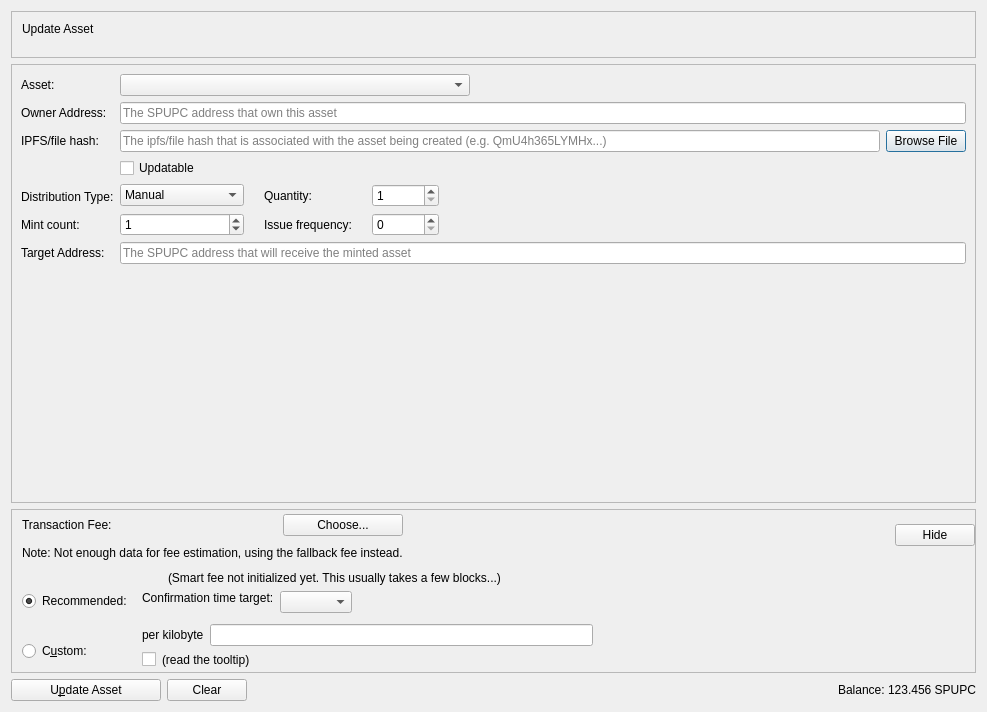
<?xml version="1.0" encoding="UTF-8"?>
<ui version="4.0">
 <class>UpdateAssetsDialog</class>
 <widget class="QDialog" name="UpdateAssetsDialog">
  <property name="windowModality">
   <enum>Qt::NonModal</enum>
  </property>
  <property name="geometry">
   <rect>
    <x>0</x>
    <y>0</y>
    <width>987</width>
    <height>712</height>
   </rect>
  </property>
  <property name="sizePolicy">
   <sizepolicy hsizetype="Preferred" vsizetype="Preferred">
    <horstretch>0</horstretch>
    <verstretch>0</verstretch>
   </sizepolicy>
  </property>
  <property name="windowTitle">
   <string notr="true">Update Asset  Form</string>
  </property>
  <property name="sizeGripEnabled">
   <bool>false</bool>
  </property>
  <property name="modal">
   <bool>false</bool>
  </property>
  <layout class="QVBoxLayout" name="verticalLayout" stretch="0,1,0,0">
   <item>
    <widget class="QFrame" name="frameCoinControl">
     <property name="sizePolicy">
      <sizepolicy hsizetype="Expanding" vsizetype="Expanding">
       <horstretch>0</horstretch>
       <verstretch>0</verstretch>
      </sizepolicy>
     </property>
     <property name="maximumSize">
      <size>
       <width>16777215</width>
       <height>16777215</height>
      </size>
     </property>
     <property name="frameShape">
      <enum>QFrame::StyledPanel</enum>
     </property>
     <property name="frameShadow">
      <enum>QFrame::Sunken</enum>
     </property>
     <layout class="QVBoxLayout" name="verticalLayoutCoinControl2">
      <property name="spacing">
       <number>0</number>
      </property>
      <property name="leftMargin">
       <number>0</number>
      </property>
      <property name="topMargin">
       <number>0</number>
      </property>
      <property name="rightMargin">
       <number>0</number>
      </property>
      <property name="bottomMargin">
       <number>6</number>
      </property>
      <item>
       <layout class="QVBoxLayout" name="verticalLayoutCoinControl" stretch="0">
        <property name="spacing">
         <number>0</number>
        </property>
        <property name="leftMargin">
         <number>10</number>
        </property>
        <property name="topMargin">
         <number>10</number>
        </property>
        <item>
         <layout class="QHBoxLayout" name="horizontalLayoutCoinControl1">
          <property name="bottomMargin">
           <number>15</number>
          </property>
          <item>
           <widget class="QLabel" name="updateAssetLabel">
            <property name="sizePolicy">
             <sizepolicy hsizetype="Preferred" vsizetype="Maximum">
              <horstretch>0</horstretch>
              <verstretch>0</verstretch>
             </sizepolicy>
            </property>
            <property name="text">
             <string>Update Asset</string>
            </property>
           </widget>
          </item>
         </layout>
        </item>
       </layout>
      </item>
     </layout>
    </widget>
   </item>
   <item>
    <widget class="QScrollArea" name="scrollArea">
     <property name="widgetResizable">
      <bool>true</bool>
     </property>
     <widget class="QWidget" name="scrollAreaWidgetContents">
      <property name="geometry">
       <rect>
        <x>0</x>
        <y>0</y>
        <width>967</width>
        <height>357</height>
       </rect>
      </property>
      <layout class="QVBoxLayout" name="verticalLayout_7" stretch="0,1">
       <property name="leftMargin">
        <number>0</number>
       </property>
       <property name="topMargin">
        <number>0</number>
       </property>
       <property name="rightMargin">
        <number>0</number>
       </property>
       <property name="bottomMargin">
        <number>0</number>
       </property>
       <item>
        <widget class="QFrame" name="frameAssetData">
         <property name="enabled">
          <bool>true</bool>
         </property>
         <property name="sizePolicy">
          <sizepolicy hsizetype="Expanding" vsizetype="Expanding">
           <horstretch>0</horstretch>
           <verstretch>0</verstretch>
          </sizepolicy>
         </property>
         <property name="frameShape">
          <enum>QFrame::NoFrame</enum>
         </property>
         <layout class="QGridLayout" name="gridLayout_2">
          <item row="6" column="0">
           <widget class="QLabel" name="ipfsLabel">
            <property name="toolTip">
             <string>&lt;html&gt;&lt;head/&gt;&lt;body&gt;&lt;p&gt;[Optional] The ipfs/file hash that contains information about the asset&lt;/p&gt;&lt;/body&gt;&lt;/html&gt;</string>
            </property>
            <property name="text">
             <string>IPFS/file hash:</string>
            </property>
           </widget>
          </item>
          <item row="6" column="3">
           <layout class="QHBoxLayout" name="horizontalLayout_6">
            <item>
             <widget class="QValidatedLineEdit" name="ipfsText">
              <property name="toolTip">
               <string>&lt;html&gt;&lt;head/&gt;&lt;body&gt;&lt;p&gt;[Optional] The ipfs/file hash that contains information about the asset&lt;/p&gt;&lt;/body&gt;&lt;/html&gt;</string>
              </property>
              <property name="maxLength">
               <number>128</number>
              </property>
              <property name="placeholderText">
               <string>The ipfs/file hash that is associated with the asset being created (e.g. QmU4h365LYMHx...)</string>
              </property>
             </widget>
            </item>
            <item>
             <widget class="QPushButton" name="openIpfsButton">
              <property name="text">
               <string>Browse File</string>
              </property>
             </widget>
            </item>
           </layout>
          </item>
          <item row="3" column="0">
           <widget class="QLabel" name="addressLabel">
            <property name="toolTip">
             <string>&lt;html&gt;&lt;head/&gt;&lt;body&gt;&lt;p&gt;SPUPC address that will own this asset&lt;/p&gt;&lt;/body&gt;&lt;/html&gt;</string>
            </property>
            <property name="text">
             <string>Owner Address:</string>
            </property>
           </widget>
          </item>
          <item row="14" column="3">
           <layout class="QHBoxLayout" name="horizontalLayout_13">
            <item>
             <widget class="QValidatedLineEdit" name="targetaddressText">
              <property name="toolTip">
               <string>&lt;html&gt;&lt;head/&gt;&lt;body&gt;&lt;p&gt;The SPUPC address that will receive the minted asset&lt;/p&gt;&lt;/body&gt;&lt;/html&gt;</string>
              </property>
              <property name="placeholderText">
               <string>The SPUPC address that will receive the minted asset</string>
              </property>
             </widget>
            </item>
           </layout>
          </item>
          <item row="14" column="0">
           <widget class="QLabel" name="targetLabel">
            <property name="toolTip">
             <string>&lt;html&gt;&lt;head/&gt;&lt;body&gt;&lt;p&gt;The SPUPC address that will receive the minted asset&lt;/p&gt;&lt;/body&gt;&lt;/html&gt;</string>
            </property>
            <property name="text">
             <string>Target Address:</string>
            </property>
           </widget>
          </item>
          <item row="10" column="0">
           <layout class="QGridLayout" name="gridLayout_3">
            <item row="3" column="0">
             <widget class="QLabel" name="mintLabel">
              <property name="text">
               <string>Mint count:</string>
              </property>
             </widget>
            </item>
            <item row="1" column="0">
             <layout class="QHBoxLayout" name="horizontalLayout_2">
              <item>
               <widget class="QLabel" name="label">
                <property name="text">
                 <string/>
                </property>
               </widget>
              </item>
             </layout>
            </item>
            <item row="2" column="0">
             <widget class="QLabel" name="typeLabel">
              <property name="text">
               <string>Distribution Type:</string>
              </property>
              <property name="margin">
               <number>0</number>
              </property>
             </widget>
            </item>
           </layout>
          </item>
          <item row="2" column="0">
           <widget class="QLabel" name="assetNameLabel">
            <property name="text">
             <string>Asset:</string>
            </property>
           </widget>
          </item>
          <item row="10" column="3">
           <layout class="QGridLayout" name="gridLayout">
            <property name="rightMargin">
             <number>0</number>
            </property>
            <property name="horizontalSpacing">
             <number>20</number>
            </property>
            <item row="1" column="1">
             <widget class="QLabel" name="quantityLabel">
              <property name="text">
               <string>Quantity:</string>
              </property>
             </widget>
            </item>
            <item row="2" column="1">
             <widget class="QLabel" name="IssueFrequencyLabel">
              <property name="text">
               <string>Issue frequency:</string>
              </property>
             </widget>
            </item>
            <item row="2" column="2">
             <widget class="QSpinBox" name="IssueFrequencyBox">
              <property name="toolTip">
               <string>&lt;html&gt;&lt;head/&gt;&lt;body&gt;&lt;p&gt;The frequency that this asset will be minted&lt;/p&gt;&lt;/body&gt;&lt;/html&gt;</string>
              </property>
             </widget>
            </item>
            <item row="1" column="3">
             <spacer name="horizontalSpacer_2">
              <property name="orientation">
               <enum>Qt::Horizontal</enum>
              </property>
              <property name="sizeHint" stdset="0">
               <size>
                <width>40</width>
                <height>20</height>
               </size>
              </property>
             </spacer>
            </item>
            <item row="2" column="0">
             <widget class="QSpinBox" name="maxmintSpinBox">
              <property name="minimumSize">
               <size>
                <width>124</width>
                <height>0</height>
               </size>
              </property>
              <property name="toolTip">
               <string>&lt;html&gt;&lt;head/&gt;&lt;body&gt;&lt;p&gt;Number of times this asset can be minted&lt;/p&gt;&lt;/body&gt;&lt;/html&gt;</string>
              </property>
              <property name="maximum">
               <number>65535</number>
              </property>
              <property name="value">
               <number>1</number>
              </property>
             </widget>
            </item>
            <item row="1" column="0">
             <widget class="QComboBox" name="distributionBox">
              <item>
               <property name="text">
                <string>Manual</string>
               </property>
              </item>
              <item>
               <property name="text">
                <string>Coinbase</string>
               </property>
              </item>
              <item>
               <property name="text">
                <string>schedule</string>
               </property>
              </item>
              <item>
               <property name="text">
                <string>Addresss</string>
               </property>
              </item>
             </widget>
            </item>
            <item row="1" column="2">
             <widget class="QDoubleSpinBox" name="quantitySpinBox">
              <property name="toolTip">
               <string>The number of assets that will be created</string>
              </property>
              <property name="decimals">
               <number>0</number>
              </property>
              <property name="minimum">
               <double>1.000000000000000</double>
              </property>
              <property name="maximum">
               <double>21000000000.000000000000000</double>
              </property>
              <property name="value">
               <double>1.000000000000000</double>
              </property>
             </widget>
            </item>
            <item row="0" column="0">
             <widget class="QCheckBox" name="updatableBox">
              <property name="toolTip">
               <string>&lt;html&gt;&lt;head/&gt;&lt;body&gt;&lt;p&gt;If the owner of this asset will be able to update the asset in the future&lt;/p&gt;&lt;/body&gt;&lt;/html&gt;</string>
              </property>
              <property name="text">
               <string>Updatable</string>
              </property>
             </widget>
            </item>
           </layout>
          </item>
          <item row="3" column="3">
           <layout class="QHBoxLayout" name="horizontalLayout_10">
            <item>
             <widget class="QValidatedLineEdit" name="owneraddressText">
              <property name="toolTip">
               <string>&lt;html&gt;&lt;head/&gt;&lt;body&gt;&lt;p&gt;SPUPC address that will own this asset&lt;/p&gt;&lt;/body&gt;&lt;/html&gt;</string>
              </property>
              <property name="text">
               <string/>
              </property>
              <property name="placeholderText">
               <string>The SPUPC address that own this asset</string>
              </property>
             </widget>
            </item>
           </layout>
          </item>
          <item row="2" column="3">
           <layout class="QHBoxLayout" name="horizontalLayout">
            <item>
             <widget class="QComboBox" name="assetList">
              <property name="minimumSize">
               <size>
                <width>350</width>
                <height>0</height>
               </size>
              </property>
             </widget>
            </item>
            <item>
             <spacer name="horizontalSpacer">
              <property name="orientation">
               <enum>Qt::Horizontal</enum>
              </property>
              <property name="sizeHint" stdset="0">
               <size>
                <width>40</width>
                <height>20</height>
               </size>
              </property>
             </spacer>
            </item>
           </layout>
          </item>
         </layout>
        </widget>
       </item>
       <item>
        <spacer name="verticalSpacer">
         <property name="orientation">
          <enum>Qt::Vertical</enum>
         </property>
         <property name="sizeHint" stdset="0">
          <size>
           <width>338</width>
           <height>40</height>
          </size>
         </property>
        </spacer>
       </item>
      </layout>
     </widget>
    </widget>
   </item>
   <item>
    <widget class="QFrame" name="frameFee">
     <property name="sizePolicy">
      <sizepolicy hsizetype="Preferred" vsizetype="Fixed">
       <horstretch>0</horstretch>
       <verstretch>0</verstretch>
      </sizepolicy>
     </property>
     <property name="frameShape">
      <enum>QFrame::StyledPanel</enum>
     </property>
     <property name="frameShadow">
      <enum>QFrame::Raised</enum>
     </property>
     <layout class="QVBoxLayout" name="verticalLayout_3">
      <property name="spacing">
       <number>0</number>
      </property>
      <property name="leftMargin">
       <number>0</number>
      </property>
      <property name="topMargin">
       <number>0</number>
      </property>
      <property name="rightMargin">
       <number>0</number>
      </property>
      <property name="bottomMargin">
       <number>0</number>
      </property>
      <item>
       <layout class="QVBoxLayout" name="verticalLayoutFee2" stretch="0,0,0">
        <property name="spacing">
         <number>0</number>
        </property>
        <property name="leftMargin">
         <number>10</number>
        </property>
        <property name="topMargin">
         <number>0</number>
        </property>
        <item>
         <layout class="QHBoxLayout" name="horizontalLayoutFee1">
          <property name="bottomMargin">
           <number>0</number>
          </property>
          <item>
           <layout class="QVBoxLayout" name="verticalLayout_8">
            <item>
             <layout class="QVBoxLayout" name="verticalLayoutFee7">
              <property name="spacing">
               <number>0</number>
              </property>
              <item>
               <spacer name="verticalSpacerSmartFee">
                <property name="orientation">
                 <enum>Qt::Vertical</enum>
                </property>
                <property name="sizeType">
                 <enum>QSizePolicy::Fixed</enum>
                </property>
                <property name="sizeHint" stdset="0">
                 <size>
                  <width>1</width>
                  <height>4</height>
                 </size>
                </property>
               </spacer>
              </item>
              <item>
               <layout class="QHBoxLayout" name="horizontalLayoutSmartFee">
                <property name="spacing">
                 <number>10</number>
                </property>
                <item>
                 <widget class="QLabel" name="labelFeeHeadline">
                  <property name="text">
                   <string>Transaction Fee:</string>
                  </property>
                 </widget>
                </item>
                <item>
                 <widget class="QLabel" name="labelFeeMinimized">
                  <property name="text">
                   <string/>
                  </property>
                 </widget>
                </item>
                <item>
                 <widget class="QPushButton" name="buttonChooseFee">
                  <property name="text">
                   <string>Choose...</string>
                  </property>
                 </widget>
                </item>
               </layout>
              </item>
              <item>
               <spacer name="verticalSpacer_5">
                <property name="orientation">
                 <enum>Qt::Vertical</enum>
                </property>
                <property name="sizeHint" stdset="0">
                 <size>
                  <width>1</width>
                  <height>10</height>
                 </size>
                </property>
               </spacer>
              </item>
             </layout>
            </item>
            <item>
             <widget class="QLabel" name="fallbackFeeWarningLabel">
              <property name="font">
               <font>
                <bold>false</bold>
               </font>
              </property>
              <property name="toolTip">
               <string>Using the fallbackfee can result in sending a transaction that will take several hours or days (or never) to confirm. Consider choosing your fee manually or wait until you have validated the complete chain.</string>
              </property>
              <property name="text">
               <string>Note: Not enough data for fee estimation, using the fallback fee instead.</string>
              </property>
              <property name="wordWrap">
               <bool>false</bool>
              </property>
             </widget>
            </item>
            <item>
             <spacer name="verticalSpacer_7">
              <property name="orientation">
               <enum>Qt::Vertical</enum>
              </property>
              <property name="sizeHint" stdset="0">
               <size>
                <width>1</width>
                <height>1</height>
               </size>
              </property>
             </spacer>
            </item>
           </layout>
          </item>
          <item>
           <spacer name="horizontalSpacer_5">
            <property name="orientation">
             <enum>Qt::Horizontal</enum>
            </property>
            <property name="sizeHint" stdset="0">
             <size>
              <width>40</width>
              <height>20</height>
             </size>
            </property>
           </spacer>
          </item>
          <item>
           <widget class="QPushButton" name="buttonMinimizeFee">
            <property name="toolTip">
             <string>collapse fee-settings</string>
            </property>
            <property name="text">
             <string>Hide</string>
            </property>
           </widget>
          </item>
         </layout>
        </item>
        <item>
         <widget class="QFrame" name="frameFeeSelection">
          <layout class="QVBoxLayout" name="verticalLayoutFee12">
           <property name="spacing">
            <number>0</number>
           </property>
           <property name="leftMargin">
            <number>0</number>
           </property>
           <property name="topMargin">
            <number>0</number>
           </property>
           <property name="rightMargin">
            <number>0</number>
           </property>
           <property name="bottomMargin">
            <number>0</number>
           </property>
           <item>
            <layout class="QGridLayout" name="gridLayoutFee">
             <property name="topMargin">
              <number>10</number>
             </property>
             <property name="bottomMargin">
              <number>4</number>
             </property>
             <property name="horizontalSpacing">
              <number>10</number>
             </property>
             <property name="verticalSpacing">
              <number>4</number>
             </property>
             <item row="1" column="1">
              <layout class="QVBoxLayout" name="verticalLayoutFee8">
               <property name="spacing">
                <number>6</number>
               </property>
               <property name="topMargin">
                <number>3</number>
               </property>
               <item>
                <layout class="QHBoxLayout" name="horizontalLayoutFee13">
                 <item>
                  <widget class="QLabel" name="labelCustomPerKilobyte">
                   <property name="toolTip">
                    <string>If the custom fee is set to 1000 satoshis and the transaction is only 250 bytes, then &quot;per kilobyte&quot; only pays 250 satoshis in fee, while &quot;total at least&quot; pays 1000 satoshis. For transactions bigger than a kilobyte both pay by kilobyte.</string>
                   </property>
                   <property name="text">
                    <string>per kilobyte</string>
                   </property>
                  </widget>
                 </item>
                 <item>
                  <widget class="BitcoinAmountField" name="customFee"/>
                 </item>
                 <item>
                  <spacer name="horizontalSpacer_6">
                   <property name="orientation">
                    <enum>Qt::Horizontal</enum>
                   </property>
                   <property name="sizeHint" stdset="0">
                    <size>
                     <width>1</width>
                     <height>1</height>
                    </size>
                   </property>
                  </spacer>
                 </item>
                </layout>
               </item>
               <item>
                <layout class="QHBoxLayout" name="horizontalLayoutFee8">
                 <item>
                  <widget class="QCheckBox" name="checkBoxMinimumFee">
                   <property name="toolTip">
                    <string>Paying only the minimum fee is just fine as long as there is less transaction volume than space in the blocks. But be aware that this can end up in a never confirming transaction once there is more demand for SnowPuppyCoin transactions than the network can process.</string>
                   </property>
                   <property name="text">
                    <string/>
                   </property>
                  </widget>
                 </item>
                 <item>
                  <widget class="QLabel" name="labelMinFeeWarning">
                   <property name="enabled">
                    <bool>true</bool>
                   </property>
                   <property name="toolTip">
                    <string>Paying only the minimum fee is just fine as long as there is less transaction volume than space in the blocks. But be aware that this can end up in a never confirming transaction once there is more demand for SnowPuppyCoin transactions than the network can process.</string>
                   </property>
                   <property name="text">
                    <string>(read the tooltip)</string>
                   </property>
                   <property name="margin">
                    <number>5</number>
                   </property>
                  </widget>
                 </item>
                 <item>
                  <spacer name="horizontalSpacer_7">
                   <property name="orientation">
                    <enum>Qt::Horizontal</enum>
                   </property>
                   <property name="sizeHint" stdset="0">
                    <size>
                     <width>1</width>
                     <height>1</height>
                    </size>
                   </property>
                  </spacer>
                 </item>
                </layout>
               </item>
              </layout>
             </item>
             <item row="0" column="0">
              <layout class="QVBoxLayout" name="verticalLayoutFee4" stretch="0,1">
               <property name="leftMargin">
                <number>0</number>
               </property>
               <property name="topMargin">
                <number>20</number>
               </property>
               <item>
                <widget class="QRadioButton" name="radioSmartFee">
                 <property name="text">
                  <string>Recommended:</string>
                 </property>
                 <property name="checked">
                  <bool>true</bool>
                 </property>
                 <attribute name="buttonGroup">
                  <string notr="true">groupFee</string>
                 </attribute>
                </widget>
               </item>
               <item>
                <spacer name="verticalSpacer_2">
                 <property name="orientation">
                  <enum>Qt::Vertical</enum>
                 </property>
                 <property name="sizeHint" stdset="0">
                  <size>
                   <width>1</width>
                   <height>1</height>
                  </size>
                 </property>
                </spacer>
               </item>
              </layout>
             </item>
             <item row="1" column="0">
              <layout class="QVBoxLayout" name="verticalLayoutFee9" stretch="0,1">
               <property name="topMargin">
                <number>20</number>
               </property>
               <item>
                <widget class="QRadioButton" name="radioCustomFee">
                 <property name="text">
                  <string>C&amp;ustom:</string>
                 </property>
                 <attribute name="buttonGroup">
                  <string notr="true">groupFee</string>
                 </attribute>
                </widget>
               </item>
               <item>
                <spacer name="verticalSpacer_6">
                 <property name="orientation">
                  <enum>Qt::Vertical</enum>
                 </property>
                 <property name="sizeHint" stdset="0">
                  <size>
                   <width>1</width>
                   <height>1</height>
                  </size>
                 </property>
                </spacer>
               </item>
              </layout>
             </item>
             <item row="0" column="1">
              <layout class="QVBoxLayout" name="verticalLayoutFee3" stretch="0,0,1">
               <property name="spacing">
                <number>6</number>
               </property>
               <property name="topMargin">
                <number>0</number>
               </property>
               <property name="bottomMargin">
                <number>3</number>
               </property>
               <item>
                <layout class="QHBoxLayout" name="horizontalLayoutFee12">
                 <item>
                  <widget class="QLabel" name="labelSmartFee">
                   <property name="text">
                    <string/>
                   </property>
                   <property name="margin">
                    <number>2</number>
                   </property>
                  </widget>
                 </item>
                 <item>
                  <widget class="QLabel" name="labelFeeEstimation">
                   <property name="text">
                    <string/>
                   </property>
                  </widget>
                 </item>
                 <item>
                  <widget class="QLabel" name="labelSmartFee2">
                   <property name="text">
                    <string>(Smart fee not initialized yet. This usually takes a few blocks...)</string>
                   </property>
                   <property name="margin">
                    <number>2</number>
                   </property>
                  </widget>
                 </item>
                 <item>
                  <spacer name="horizontalSpacer_8">
                   <property name="orientation">
                    <enum>Qt::Horizontal</enum>
                   </property>
                   <property name="sizeHint" stdset="0">
                    <size>
                     <width>1</width>
                     <height>1</height>
                    </size>
                   </property>
                  </spacer>
                 </item>
                </layout>
               </item>
               <item>
                <layout class="QHBoxLayout" name="horizontalLayoutFee9">
                 <item>
                  <layout class="QVBoxLayout" name="verticalLayoutFee6">
                   <item>
                    <widget class="QLabel" name="labelSmartFee3">
                     <property name="text">
                      <string>Confirmation time target:</string>
                     </property>
                     <property name="margin">
                      <number>2</number>
                     </property>
                    </widget>
                   </item>
                   <item>
                    <spacer name="verticalSpacer_3">
                     <property name="orientation">
                      <enum>Qt::Vertical</enum>
                     </property>
                     <property name="sizeHint" stdset="0">
                      <size>
                       <width>1</width>
                       <height>1</height>
                      </size>
                     </property>
                    </spacer>
                   </item>
                  </layout>
                 </item>
                 <item>
                  <layout class="QVBoxLayout" name="verticalLayoutFee5">
                   <property name="rightMargin">
                    <number>30</number>
                   </property>
                   <item>
                    <layout class="QHBoxLayout" name="horizontalLayoutConfTarget">
                     <property name="bottomMargin">
                      <number>0</number>
                     </property>
                     <item>
                      <widget class="QComboBox" name="confTargetSelector"/>
                     </item>
                     <item>
                      <spacer name="horizontalSpacerConfTarget">
                       <property name="orientation">
                        <enum>Qt::Horizontal</enum>
                       </property>
                       <property name="sizeHint" stdset="0">
                        <size>
                         <width>40</width>
                         <height>20</height>
                        </size>
                       </property>
                      </spacer>
                     </item>
                    </layout>
                   </item>
                  </layout>
                 </item>
                </layout>
               </item>
               <item>
                <spacer name="verticalSpacer_4">
                 <property name="orientation">
                  <enum>Qt::Vertical</enum>
                 </property>
                 <property name="sizeHint" stdset="0">
                  <size>
                   <width>1</width>
                   <height>1</height>
                  </size>
                 </property>
                </spacer>
               </item>
              </layout>
             </item>
            </layout>
           </item>
          </layout>
         </widget>
        </item>
        <item>
         <spacer name="verticalSpacerFee">
          <property name="orientation">
           <enum>Qt::Vertical</enum>
          </property>
          <property name="sizeType">
           <enum>QSizePolicy::Expanding</enum>
          </property>
          <property name="sizeHint" stdset="0">
           <size>
            <width>40</width>
            <height>1</height>
           </size>
          </property>
         </spacer>
        </item>
       </layout>
      </item>
     </layout>
    </widget>
   </item>
   <item>
    <layout class="QHBoxLayout" name="horizontalLayout_8">
     <item>
      <widget class="QPushButton" name="updateAssetButton">
       <property name="minimumSize">
        <size>
         <width>150</width>
         <height>0</height>
        </size>
       </property>
       <property name="text">
        <string>U&amp;pdate Asset</string>
       </property>
      </widget>
     </item>
     <item>
      <widget class="QPushButton" name="clearButton">
       <property name="text">
        <string>Clear</string>
       </property>
      </widget>
     </item>
     <item>
      <spacer name="horizontalSpacer_3">
       <property name="orientation">
        <enum>Qt::Horizontal</enum>
       </property>
       <property name="sizeHint" stdset="0">
        <size>
         <width>40</width>
         <height>20</height>
        </size>
       </property>
      </spacer>
     </item>
     <item>
      <layout class="QHBoxLayout" name="horizontalLayout_7">
       <property name="spacing">
        <number>3</number>
       </property>
       <item>
        <widget class="QLabel" name="labelBalanceText">
         <property name="layoutDirection">
          <enum>Qt::RightToLeft</enum>
         </property>
         <property name="text">
          <string>Balance:</string>
         </property>
         <property name="indent">
          <number>-1</number>
         </property>
        </widget>
       </item>
       <item>
        <widget class="QLabel" name="labelBalance">
         <property name="layoutDirection">
          <enum>Qt::LeftToRight</enum>
         </property>
         <property name="text">
          <string>123.456 SPUPC</string>
         </property>
         <property name="textInteractionFlags">
          <set>Qt::LinksAccessibleByMouse|Qt::TextSelectableByKeyboard|Qt::TextSelectableByMouse</set>
         </property>
        </widget>
       </item>
      </layout>
     </item>
    </layout>
   </item>
  </layout>
 </widget>
 <customwidgets>
  <customwidget>
   <class>QValidatedLineEdit</class>
   <extends>QLineEdit</extends>
   <header>qt/qvalidatedlineedit.h</header>
  </customwidget>
  <customwidget>
   <class>BitcoinAmountField</class>
   <extends>QLineEdit</extends>
   <header>qt/bitcoinamountfield.h</header>
   <container>1</container>
  </customwidget>
 </customwidgets>
 <resources/>
 <connections/>
 <buttongroups>
  <buttongroup name="groupFee">
   <property name="exclusive">
    <bool>true</bool>
   </property>
  </buttongroup>
 </buttongroups>
</ui>
